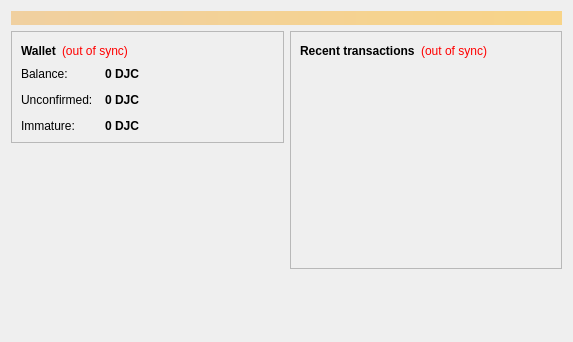
<?xml version="1.0" encoding="UTF-8"?>
<ui version="4.0">
 <class>OverviewPage</class>
 <widget class="QWidget" name="OverviewPage">
  <property name="geometry">
   <rect>
    <x>0</x>
    <y>0</y>
    <width>573</width>
    <height>342</height>
   </rect>
  </property>
  <property name="windowTitle">
   <string>Form</string>
  </property>
  <layout class="QVBoxLayout" name="topLayout">
   <item>
    <widget class="QLabel" name="labelAlerts">
     <property name="visible">
      <bool>false</bool>
     </property>
     <property name="styleSheet">
      <string notr="true">background-color: qlineargradient(x1: 0, y1: 0, x2: 1, y2: 0, stop:0 #F0D0A0, stop:1 #F8D488); color:#000000;</string>
     </property>
     <property name="wordWrap">
      <bool>true</bool>
     </property>
     <property name="margin">
      <number>3</number>
     </property>
    </widget>
   </item>
   <item>
    <layout class="QHBoxLayout" name="horizontalLayout" stretch="1,1">
     <item>
      <layout class="QVBoxLayout" name="verticalLayout_2">
       <item>
        <widget class="QFrame" name="frame">
         <property name="frameShape">
          <enum>QFrame::StyledPanel</enum>
         </property>
         <property name="frameShadow">
          <enum>QFrame::Raised</enum>
         </property>
         <layout class="QVBoxLayout" name="verticalLayout_4">
          <item>
           <layout class="QHBoxLayout" name="horizontalLayout_4">
            <item>
             <widget class="QLabel" name="label_5">
              <property name="font">
               <font>
                <weight>75</weight>
                <bold>true</bold>
               </font>
              </property>
              <property name="text">
               <string>Wallet</string>
              </property>
             </widget>
            </item>
            <item>
             <widget class="QLabel" name="labelWalletStatus">
              <property name="toolTip">
               <string>The displayed information may be out of date. Your wallet automatically synchronizes with the Dejacoin network after a connection is established, but this process has not completed yet.</string>
              </property>
              <property name="styleSheet">
               <string notr="true">QLabel { color: red; }</string>
              </property>
              <property name="text">
               <string notr="true">(out of sync)</string>
              </property>
              <property name="alignment">
               <set>Qt::AlignLeading|Qt::AlignLeft|Qt::AlignVCenter</set>
              </property>
             </widget>
            </item>
            <item>
             <spacer name="horizontalSpacer_2">
              <property name="orientation">
               <enum>Qt::Horizontal</enum>
              </property>
              <property name="sizeHint" stdset="0">
               <size>
                <width>40</width>
                <height>20</height>
               </size>
              </property>
             </spacer>
            </item>
           </layout>
          </item>
          <item>
           <layout class="QFormLayout" name="formLayout_2">
            <property name="fieldGrowthPolicy">
             <enum>QFormLayout::AllNonFixedFieldsGrow</enum>
            </property>
            <property name="horizontalSpacing">
             <number>12</number>
            </property>
            <property name="verticalSpacing">
             <number>12</number>
            </property>
            <item row="0" column="0">
             <widget class="QLabel" name="label">
              <property name="text">
               <string>Balance:</string>
              </property>
             </widget>
            </item>
            <item row="0" column="1">
             <widget class="QLabel" name="labelBalance">
              <property name="font">
               <font>
                <weight>75</weight>
                <bold>true</bold>
               </font>
              </property>
              <property name="cursor">
               <cursorShape>IBeamCursor</cursorShape>
              </property>
              <property name="toolTip">
               <string>Your current balance</string>
              </property>
              <property name="text">
               <string notr="true">0 DJC</string>
              </property>
              <property name="textInteractionFlags">
               <set>Qt::LinksAccessibleByMouse|Qt::TextSelectableByKeyboard|Qt::TextSelectableByMouse</set>
              </property>
             </widget>
            </item>
            <item row="1" column="0">
             <widget class="QLabel" name="label_3">
              <property name="text">
               <string>Unconfirmed:</string>
              </property>
             </widget>
            </item>
            <item row="1" column="1">
             <widget class="QLabel" name="labelUnconfirmed">
              <property name="font">
               <font>
                <weight>75</weight>
                <bold>true</bold>
               </font>
              </property>
              <property name="cursor">
               <cursorShape>IBeamCursor</cursorShape>
              </property>
              <property name="toolTip">
               <string>Total of transactions that have yet to be confirmed, and do not yet count toward the current balance</string>
              </property>
              <property name="text">
               <string notr="true">0 DJC</string>
              </property>
              <property name="textInteractionFlags">
               <set>Qt::LinksAccessibleByMouse|Qt::TextSelectableByKeyboard|Qt::TextSelectableByMouse</set>
              </property>
             </widget>
            </item>
            <item row="2" column="0">
             <widget class="QLabel" name="labelImmatureText">
              <property name="text">
               <string>Immature:</string>
              </property>
             </widget>
            </item>
            <item row="2" column="1">
             <widget class="QLabel" name="labelImmature">
              <property name="font">
               <font>
                <weight>75</weight>
                <bold>true</bold>
               </font>
              </property>
              <property name="toolTip">
               <string>Mined balance that has not yet matured</string>
              </property>
              <property name="text">
               <string notr="true">0 DJC</string>
              </property>
              <property name="textInteractionFlags">
               <set>Qt::LinksAccessibleByMouse|Qt::TextSelectableByKeyboard|Qt::TextSelectableByMouse</set>
              </property>
             </widget>
            </item>
           </layout>
          </item>
         </layout>
        </widget>
       </item>
       <item>
        <spacer name="verticalSpacer">
         <property name="orientation">
          <enum>Qt::Vertical</enum>
         </property>
         <property name="sizeHint" stdset="0">
          <size>
           <width>20</width>
           <height>40</height>
          </size>
         </property>
        </spacer>
       </item>
      </layout>
     </item>
     <item>
      <layout class="QVBoxLayout" name="verticalLayout_3">
       <item>
        <widget class="QFrame" name="frame_2">
         <property name="frameShape">
          <enum>QFrame::StyledPanel</enum>
         </property>
         <property name="frameShadow">
          <enum>QFrame::Raised</enum>
         </property>
         <layout class="QVBoxLayout" name="verticalLayout">
          <item>
           <layout class="QHBoxLayout" name="horizontalLayout_2">
            <item>
             <widget class="QLabel" name="label_4">
              <property name="text">
               <string>&lt;b&gt;Recent transactions&lt;/b&gt;</string>
              </property>
             </widget>
            </item>
            <item>
             <widget class="QLabel" name="labelTransactionsStatus">
              <property name="toolTip">
               <string>The displayed information may be out of date. Your wallet automatically synchronizes with the Dejacoin network after a connection is established, but this process has not completed yet.</string>
              </property>
              <property name="styleSheet">
               <string notr="true">QLabel { color: red; }</string>
              </property>
              <property name="text">
               <string notr="true">(out of sync)</string>
              </property>
              <property name="alignment">
               <set>Qt::AlignRight|Qt::AlignTrailing|Qt::AlignVCenter</set>
              </property>
             </widget>
            </item>
            <item>
             <spacer name="horizontalSpacer">
              <property name="orientation">
               <enum>Qt::Horizontal</enum>
              </property>
              <property name="sizeHint" stdset="0">
               <size>
                <width>40</width>
                <height>20</height>
               </size>
              </property>
             </spacer>
            </item>
           </layout>
          </item>
          <item>
           <widget class="QListView" name="listTransactions">
            <property name="styleSheet">
             <string notr="true">QListView { background: transparent; }</string>
            </property>
            <property name="frameShape">
             <enum>QFrame::NoFrame</enum>
            </property>
            <property name="verticalScrollBarPolicy">
             <enum>Qt::ScrollBarAlwaysOff</enum>
            </property>
            <property name="horizontalScrollBarPolicy">
             <enum>Qt::ScrollBarAlwaysOff</enum>
            </property>
            <property name="selectionMode">
             <enum>QAbstractItemView::NoSelection</enum>
            </property>
           </widget>
          </item>
         </layout>
        </widget>
       </item>
       <item>
        <spacer name="verticalSpacer_2">
         <property name="orientation">
          <enum>Qt::Vertical</enum>
         </property>
         <property name="sizeHint" stdset="0">
          <size>
           <width>20</width>
           <height>40</height>
          </size>
         </property>
        </spacer>
       </item>
      </layout>
     </item>
    </layout>
   </item>
  </layout>
 </widget>
 <resources/>
 <connections/>
</ui>
